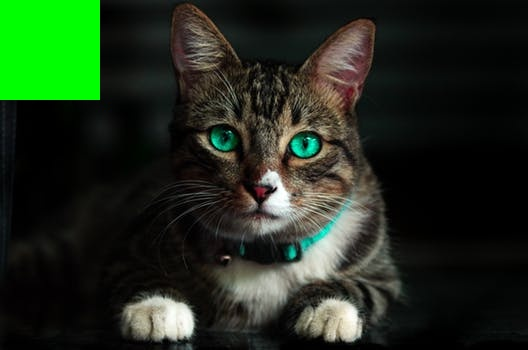
#> input picture Image Manipulation/Basics/newcat.jpeg, 528 x 350 px
$ python GSHistogram.py --image ../Basics/newcat.jpeg
#> lines starting #> are read from the running program, lines starting #| are printed output that depends on the picture
# Histogram  NUmber Of Pixels X Intensity
from matplotlib import pyplot as plt
import numpy as np
import argparse
import imutils
import cv2

ap = argparse.ArgumentParser()
ap.add_argument("-i", "--image", required = True, help = "Enter path to the image")
args = vars(ap.parse_args())

image = cv2.imread(args["image"])
#> image is the input picture: shape (350, 528, 3); mean B, G, R 27.5, 45.3, 31.5
#BGR TO GRAY
grey = cv2.cvtColor(image, cv2.COLOR_BGR2GRAY)
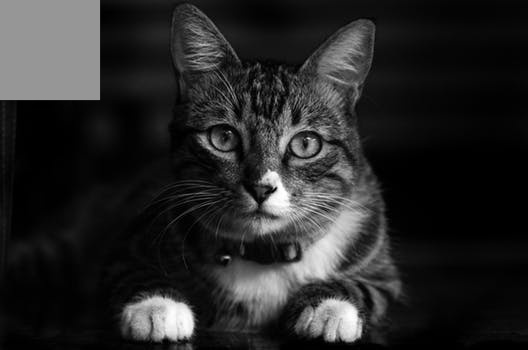
#> grey: shape (350, 528); min 0, max 255, mean 39.2
cv2.imshow("Original Grey", grey)
cv2.waitKey(0)

hist = cv2.calcHist([image], [0], None, [256], [0, 256])
#> hist = 256 values, max 17674 at index 0, min 14 at index 254, mean 721.9

plt.figure()
plt.title("Grayscale Histogram")
plt.xlabel("Bins")
plt.ylabel("# of Pixels")
plt.plot(hist)
plt.xlim([0, 256])
plt.show()
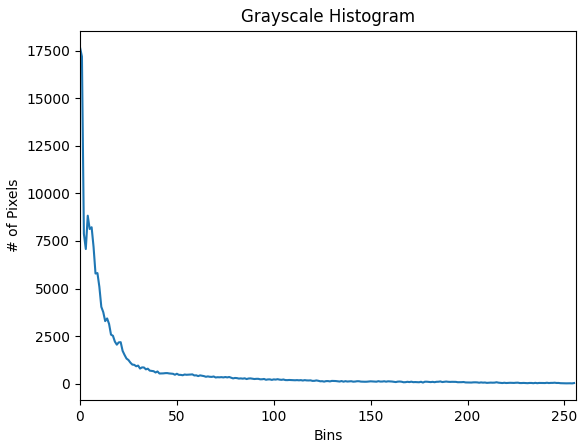
#> figure drawn by matplotlib, 1 panel; curve peaks at x = 0, y = 17674
cv2.waitKey(0)
